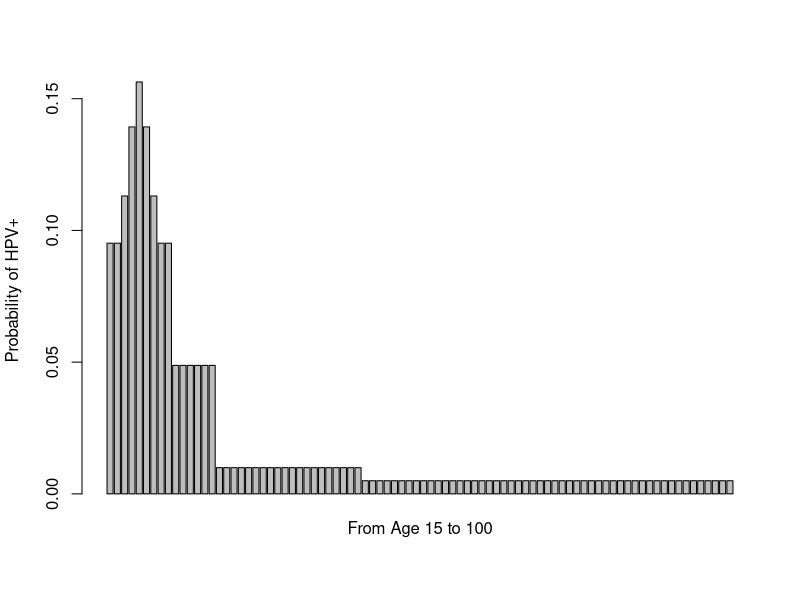

Here is the R script that generated this plot:
library(tidyverse)
library(readxl)

# ==========================================================================================
# Misc --------------------------------------------------------------------
# ==========================================================================================
# COMPARISON GROUPS: VACCINE(A) AND PLACEBO (B).

# Function to convert rate to probability assuming cons. rate:
rateConversionCons <- function(r, timelength) {
 for (i in 1:timelength) {
  P <- 1 - exp(-r * 1:i)
 }
 print(P)
}

# Each cohort collected from each study's end-point. All data extracted only includes 
# estimates from per-protocol pop and susceptible population. This is due to the fact that
# the per protocol analysis strategy may be subject to bias as the reasons for non-compliance
# may be related to treatment (Cochrane.org/glossary)

# Note on conversion between rates and probabilities (Fleurence R., 2007):
# If an event occurs at a constant rate r per time unit t, then the probability that an 
# event will occur during time t is given by equation 1 (note that the unit of time used
# in r and t must be the same):

#      p = 1 - exp(-r * t)

# On the other hand, if we have a probability and we want to convert it to a rate,

#      r = - (1 / t) * log(1 - p)

# Note: the included statistics for HPV-6, HPV-11, HPV-16, and HPV-18 as model assesses
# quadrivalent vaccine efficacy.

# ==========================================================================================
# Age-specific all cause mortality --------------------------------------------------
# ==========================================================================================
# Import ASSA mortality table:
mort_data <- read_excel("Evidence_Synthesis/mortality tables.xls", 
                        sheet = "ASSA data", range = "B3:C94")

# Total Pop. divided by total deaths:
v_r_mort_by_age <- mort_data[, 2] / mort_data[, 1]
v_r_mort_by_age

# Therefore, all-less HPV mortality calculated as All-cause mortality - HPV mortality, i.e.
# the number of people who die due to cervical cancer.

# ==========================================================================================
# Age-specific HPV infection ----------------------------------------------------
# ==========================================================================================

# Study 1: Sinanovic, E., et al. 2009 -------------------------------------
# The potential cost-effectiveness of adding a human papillomavirus vaccine to the cervical
# cancer screening programme in South Africa

# Age-specific incidence:
age_group <- c("15-16", "17", "18", "19", "20", "21", "22-23", "24-29", "30-49", "50≥")
incidence <- as.numeric(c(.1, .12, .15, .17, .15, .12, .1, .05, .01, .005))

# Convert rate to probability:
p_Age <- 1 - exp(-incidence * 1)
p_Age

Pr_Age <- cbind(age_group, round(p_Age, 4))
Pr_Age

p_Age <- c(rep(p_Age[1], length(15:16)), rep(p_Age[2], 1), rep(p_Age[3], 1), 
           rep(p_Age[4], 1), rep(p_Age[5], 1), rep(p_Age[6], 1), 
           rep(p_Age[7], length(22:23)), rep(p_Age[8], length(24:29)), 
           rep(p_Age[9], length(30:49)), rep(p_Age[10], length(50:100)))
barplot(p_Age, names.arg = "From Age 15 to 100", ylab = "Probability of HPV+")


# Prior: Sinanovic, E., et al. 2009 -------------------------------------
# The potential cost-effectiveness of adding a human papillomavirus vaccine to the cervical
# cancer screening programme in South Africa

# Progression probability Infection to Cleared:
1 - exp(-.7 * 1.5) # 15-24 years.
1 - exp(-.5 * 1.5) # 25-29 years.
1 - exp(-.15 * 1.5) # ≥ 30 years.
# Progression probability Infection to LSIL:
1 - exp(-.2 * 3)
# From Infection the proportion directly transitioning to HSIL (10%):
.1 * p_Age

# ==========================================================================================
# Vaccine efficacy --------------------------------------------------------
# ==========================================================================================
# Vaccine efficacy, expressed as the reduction in the occurrence of HPV due to vaccination.
# Individuals who are vaccinated fully experience a rate of occurrence of HPV that is 
# (1 – alpha) times that of those who are not vaccinated (Favato G., et al. 2012).

# Study 1: Munoz N., et al. 2009 ------------------------------------------
# Safety, immunogenicity, and eðcacy of quadrivalent human papillomavirus (types 6, 11, 16, 
# 18) recombinant vaccine in women aged 24–45 years: a randomised, double-blind trial.

# Women aged 24–45 years with no history of genital warts or cervical disease were enrolled 
# from community health centres, academic health centres, and primary health-care providers 
# into an ongoing multicentre, parallel, randomised, placebo-controlled, double-blind study.

# Events by group:
# tB:4
# nB:1615

# tA:41
# nA:1607

 # Study 2: Villa L, et al. 2006 -------------------------------------------
# High sustained efficacy of a prophylactic quadrivalent human papillomavirus types 
# 6/11/16/18 L1 virus-like particle vaccine through 5 years of follow-up.

# The study enrolled nonpregnant, healthy women who had no prior abnormal Pap smears, and 
# reported a lifetime history of four or fewer male sex partners.

# Events by group:
# tB:2
# nB:235

# tA:45
# nA:233

# Study 3: Catellsague X., et al. 2011 ------------------------------------
# End-of-study safety, immunogenicity, and efficacy of quadrivalent HPV (types 6, 11, 16, 
# 18) recombinant vaccine in adult women 24–45 years of age.

# Study enrolled 3819 24–45-year-old women with no history of cervical disease or genital 
# warts in the past 5 years.

# Events by group:
# tB:1
# nB:1578

# tA:38
# nA:1583

# Study 4: Garland S., et al. FUTURE I 2007 -------------------------------
# Quadrivalent Vaccine against Human Papillomavirus to Prevent Anogenital Diseases.

# Vaccine Efficacy against External Anogenital, Vaginal, and Cervical Lesions Associated 
# with HPV-6, HPV-11, HPV-16, or HPV-18 or Regardless of HPV Type.

# PPE pop:
# Events by group:
# tB:0
# nB:2261

# tA:60
# nA:2279

# Unrestricted susceptible pop:
# Events by group:
# tB:4
# nB:2667

# tA:81
# nA:2684

# Study 5: Wei L., et al. 2018 --------------------------------------------
# Efficacy of quadrivalent human papillomavirus vaccine against persistent infection and 
# genital disease in Chinese women: A randomized, placebo-controlled trial with 78-month 
# follow-up.

# Pregnant women and those with a history of genital warts or significant cervical disease, 
# active cervical disease, or prior HPV vaccine recipients were excluded.

# Events by group:
# tB:3
# nB:1271

# tA:48
# nA:1243

# Study 6: Koutsky L., et al. FUTURE II Group. 2007 -----------------------
# Quadrivalent Vaccine against Human Papillomavirus to Prevent High-Grade Cervical Lesions.

# PPE pop:
# Events by group:
# tB:1
# nB:5305

# tA:42
# nA:5260

# Unrestricted susceptible pop:
# Events by group:
# tB:3
# nB:5865

# tA:62
# nA:5863

# Study 7: Perez G., et al. 2008 ------------------------------------------
# Safety, immunogenicity, and efficacy of quadrivalent human papillomavirus (types 6, 11, 16, 
# 18) L1 virus-like-particle 2vaccine in Latin American women.

# This study did not exclude subjects with prior HPV infection.

# Events by group:
# tB:3
# nB:1990

# tA:25
# nA:1880
	
# ==========================================================================================
# Genital Warts -----------------------------------------------------------
# ==========================================================================================
# Probability of Condyloma.

# Study 1: Villa L, et al. 2006 -------------------------------------------
# High sustained efficacy of a prophylactic quadrivalent human papillomavirus types 
# 6/11/16/18 L1 virus-like particle vaccine through 5 years of follow-up.

# The study enrolled nonpregnant, healthy women who had no prior abnormal Pap smears, and 
# reported a lifetime history of four or fewer male sex partners.

# Events by group:
# tB:0
# nB:235

# tA:3
# nA:233

# Study 2: Garland S., et al. FUTURE I 2007 -------------------------------
# Quadrivalent Vaccine against Human Papillomavirus to Prevent Anogenital Diseases.

# Vaccine Efficacy against External Anogenital, Vaginal, and Cervical Lesions Associated 
# with HPV-6, HPV-11, HPV-16, or HPV-18 or Regardless of HPV Type.

# Events by group:
# tB:0
# nB:2261

# tA:48
# nA:2279

# Study 3: Perez G., et al. 2008 ------------------------------------------
# Safety, immunogenicity, and efficacy of quadrivalent human papillomavirus (types 6, 11, 16, 
# 18) L1 virus-like-particle vaccine in Latin American women.

# This study did not exclude subjects with prior HPV infection.

# Events by group:
# tB:0
# nB:2429

# tA:45
# nA:2396

# ==========================================================================================
# LSIL -----------------------------------------------------
# ==========================================================================================
# Low-Grade Squamous Intraepithelial Lesions

# Prior: Sinanovic, E., et al. 2009 -------------------------------------
# The potential cost-effectiveness of adding a human papillomavirus vaccine to the cervical
# cancer screening programme in South Africa

# Regression probability LSIL to HPV or Cleared:
1 - exp(-.65 * 6) # 15-34 years
1 - exp(-.4 * 6) # 15-34 years
# Of the regressed, LSIL reverting to Cleared (90%):
.9 * (1 - exp(-.65 * 6))
.9 * (1 - exp(-.4 * 6))
# Progression probability LSIL to HSIL:
1 - exp(-.1 * 6) # 15-34 years.
1 - exp(-.35 * 6) # ≥ 35 years
 
# Data collated from per-protocol population. CIN 1 graded as LSIL.

# Study 1: Wei L., et al. 2018 --------------------------------------------
# Efficacy of quadrivalent human papillomavirus vaccine against persistent infection and 
# genital disease in Chinese women: A randomized, placebo-controlled trial with 78-month 
# follow-up.

# Pregnant women and those with a history of genital warts or significant cervical disease, 
# active cervical disease, or prior HPV vaccine recipients were excluded.

# Events by group:
# tB:1
# nB:1271

# tA:29
# nA:1243

# Study 2: Catellsague X., et al. 2011 ------------------------------------
# End-of-study safety, immunogenicity, and efficacy of quadrivalent HPV (types 6, 11, 16, 
# 18) recombinant vaccine in adult women 24–45 years of age.

# Study enrolled 3819 24–45-year-old women with no history of cervical disease or genital 
# warts in the past 5 years.

# Events by group:
# tB:0
# nB:1578

# tA:25
# nA:1583

# Study 3: Garland S., et al. FUTURE I 2007 -------------------------------
# Quadrivalent Vaccine against Human Papillomavirus to Prevent Anogenital Diseases.

# Vaccine Efficacy against External Anogenital, Vaginal, and Cervical Lesions Associated 
# with HPV-6, HPV-11, HPV-16, or HPV-18 or Regardless of HPV Type.

# Events by group:
# tB:0
# nB:2241

# tA:49
# nA:2258

# Study 4: Perez G., et al. 2008 ------------------------------------------
# Safety, immunogenicity, and efficacy of quadrivalent human papillomavirus (types 6, 11, 16, 
# 18) L1 virus-like-particle vaccine in Latin American women.

# This study did not exclude subjects with prior HPV infection.

# Events by group:
# tB:2
# nB:2415

# tA:29
# nA:2377

# ==========================================================================================
# HSIL -----------------------------------------------------
# ==========================================================================================
# High-Grade Squamous Intraepithelial Lesions.

# Prior: Sinanovic, E., et al. 2009 -------------------------------------
# The potential cost-effectiveness of adding a human papillomavirus vaccine to the cervical
# cancer screening programme in South Africa

# Regression HSIL to LSIL or Cleared:
1 - exp(-.35 * 6)
# Proportion of regressed, HSIL to Cleared:
.5 * 1 - exp(-.35 * 6)
# Progression probability for HSIL to Stage I Cancer:
1 - exp(-.4 * 12)

# Data collated from per-protocol population. CIN 2/3 graded as HSIL.

# Study 1: Wei L., et al. 2018 --------------------------------------------
# Efficacy of quadrivalent human papillomavirus vaccine against persistent infection and 
# genital disease in Chinese women: A randomized, placebo-controlled trial with 78-month 
# follow-up.

# Pregnant women and those with a history of genital warts or significant cervical disease, 
# active cervical disease, or prior HPV vaccine recipients were excluded.

# Events by group:
# tB:0 
# nB:1271

# tA:3
# nA:1243

# Study 2: Catellsague X., et al. 2011 ------------------------------------
# End-of-study safety, immunogenicity, and efficacy of quadrivalent HPV (types 6, 11, 16, 
# 18) recombinant vaccine in adult women 24–45 years of age.

# Study enrolled 3819 24–45-year-old women with no history of cervical disease or genital 
# warts in the past 5 years.

# Events by group:
# tB:0
# nB:1578

# tA:0
# nA:1583

# Study 3: Garland S., et al. FUTURE I 2007 -------------------------------
# Quadrivalent Vaccine against Human Papillomavirus to Prevent Anogenital Diseases.

# Vaccine Efficacy against External Anogenital, Vaginal, and Cervical Lesions Associated 
# with HPV-6, HPV-11, HPV-16, or HPV-18 or Regardless of HPV Type.

# Events by group:
# tB:0
# nB:2241

# tA:38
# nA:2258

# Study 4: Perez G., et al. 2008 ------------------------------------------
# Safety, immunogenicity, and efficacy of quadrivalent human papillomavirus (types 6, 11, 16, 
# 18) L1 virus-like-particle vaccine in Latin American women.

# This study did not exclude subjects with prior HPV infection.

# Events by group:
# tB:1
# nB:2415

# tA:21
# nA:2377

# ==========================================================================================
# Cervical Adenocarcinoma -------------------------------------------------
# ==========================================================================================
# Use observational studies to obtain incidence or prevalence.

# Study Prior: Sinanovic, E., et al. 2009 -------------------------------------
# The potential cost-effectiveness of adding a human papillomavirus vaccine to the cervical
# cancer screening programme in South Africa


# Data collated from per-protocol population.

# Study 2: Garland S., et al. FUTURE I 2007 -------------------------------
# Quadrivalent Vaccine against Human Papillomavirus to Prevent Anogenital Diseases.

# Vaccine Efficacy against External Anogenital, Vaginal, and Cervical Lesions Associated 
# with HPV-6, HPV-11, HPV-16, or HPV-18 or Regardless of HPV Type.

# Events by group:
# tB:0
# nB:2241

# tA:6
# nA:2258

# End file ----------------------------------------------------------------